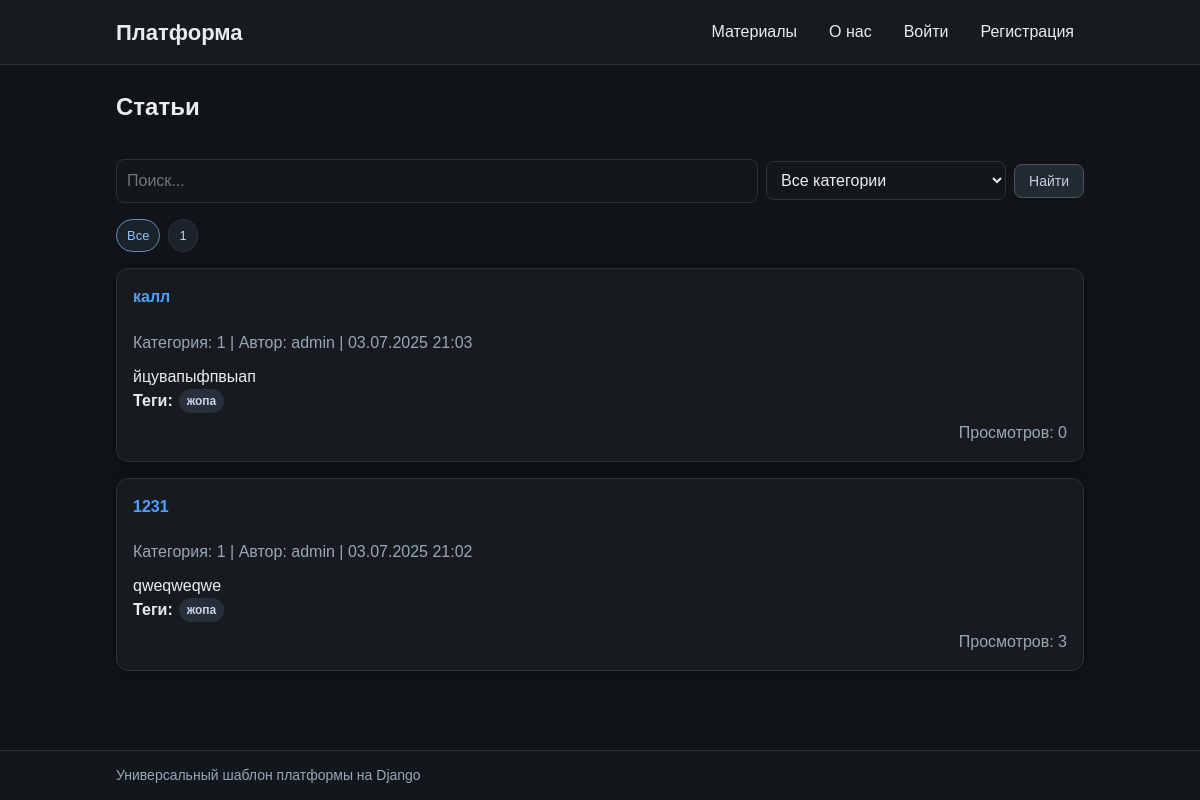
The page /blog/ on the database as committed earlier.
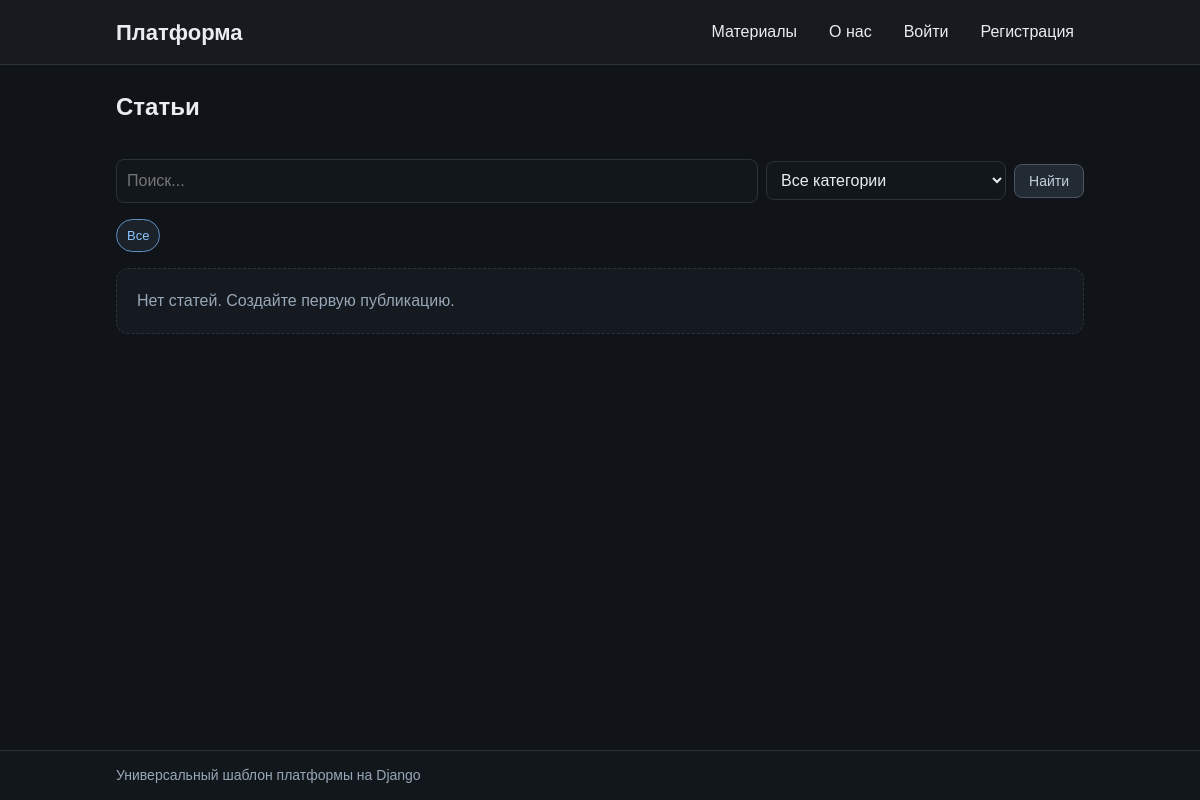
The same page on the database as committed later.
### blog/models.py (models this page shows, shortened)
class Category(models.Model):
    name = models.CharField(max_length=100, unique=True)
    def __str__(self):
        return self.name

class Article(models.Model):
    title = models.CharField(max_length=200)
    text = models.TextField()
    image = models.ImageField(upload_to='articles/', blank=True, null=True)
    pub_date = models.DateTimeField(auto_now_add=True)
    author = models.ForeignKey(User, on_delete=models.CASCADE)
    category = models.ForeignKey(Category, on_delete=models.SET_NULL, null=True, blank=True)
    tags = models.ManyToManyField(Tag, blank=True)
    views = models.PositiveIntegerField(default=0)
    published = models.BooleanField(default=False)

class Tag(models.Model):
    name = models.CharField(max_length=50, unique=True)

### blog/views.py (the view)
# urls.py: path('', views.article_list, name='article_list'),
def article_list(request):
    category_id = request.GET.get('category', '')
    categories = Category.objects.order_by('name')
    articles = Article.objects.filter(published=True)
    if category_id:
        articles = articles.filter(category_id=category_id)
    articles = articles.order_by('-pub_date')
    return render(request, 'blog/article_list.html', {
        'articles': articles,
        'categories': categories,
        'selected_category': category_id,
    })

### accounts/context_processors.py (called while the page is built)
def navigation_context(request):
    is_admin_nav = False
    if request.user.is_authenticated:
        is_admin_nav = request.user.is_superuser or Profile.objects.filter(
            user=request.user,
            role='admin',
        ).exists()
    return {'is_admin_nav': is_admin_nav}

### templates/blog/article_list.html (shortened to what this page needs)
{% extends 'base.html' %}
{% block content %}
<div class="page-header">
    <h2>Статьи</h2>
</div>
<form method="get" action="{% url 'blog:article_search' %}" class="search-form">
    <div class="input-group">
        <input type="text" name="q" class="form-control" placeholder="Поиск...">
        <select name="category" class="form-control category-select">
            <option value="">Все категории</option>
        </select>
        <button class="btn btn-outline-secondary" type="submit">Найти</button>
    </div>
</form>
<div class="category-pills mb-3">
    <a href="{% url 'blog:article_list' %}" class="category-pill {% if not selected_category %}category-pill-active{% endif %}">Все</a>
    {% for category in categories %}
        <a href="{% url 'blog:article_list' %}?category={{ category.id }}" class="category-pill {% if selected_category == category.id|stringformat:'s' %}category-pill-active{% endif %}">{{ category.name }}</a>
    {% endfor %}
</div>
{% for article in articles %}
    <div class="card card-hover mb-3">
        <div class="card-body">
            <h4><a href="{% url 'blog:article_detail' article.pk %}">{{ article.title }}</a></h4>
            <p class="text-muted article-meta">Категория: {{ article.category }} | Автор: {{ article.author.username }} | {{ article.pub_date|date:'d.m.Y H:i' }}</p>
            <p class="article-text">
                {% if article.text|length > 300 %}
                    {{ article.text|truncatechars:300 }} <a href="{% url 'blog:article_detail' article.pk %}">Читать далее</a>
                {% else %}
                    {{ article.text }}
                {% endif %}
            </p>
            <div class="chip-row">
                <b>Теги:</b>
                {% for tag in article.tags.all %}
                    <span class="badge bg-secondary">{{ tag.name }}</span>
                {% empty %} <span class="text-muted">нет</span>
                {% endfor %}
            </div>
            <div class="mt-2 text-end">
                <span class="text-muted">Просмотров: {{ article.views }}</span>
            </div>
        </div>
    </div>
{% empty %}
    <div class="empty-state">Нет статей. Создайте первую публикацию.</div>
{% endfor %}
{% endblock %}

### templates/base.html (shortened to what this page needs)
<!DOCTYPE html>
<html lang="ru">
  <head>
    {% load static %}
    <link rel="stylesheet" href="{% static 'css/app.css' %}" />
  </head>
  <body>
    <nav class="navbar mb-4">
      <div class="container">
        <a class="navbar-brand" href="/">Платформа</a>
        <div class="navbar-links">
          <ul class="navbar-nav">
            <li class="nav-item">
              <a class="nav-link" href="{% url 'blog:article_list' %}">Материалы</a>
            </li>
            <li class="nav-item">
              <a class="nav-link" href="{% url 'core:about' %}">О нас</a>
            </li>
            {% if user.is_authenticated %}
            <li class="nav-item">
              <a class="nav-link" href="{% url 'accounts:profile' %}"
                >Профиль</a
              >
            </li>
            <li class="nav-item">
              <form method="post" action="{% url 'accounts:logout' %}" class="inline-form">
                {% csrf_token %}
                <button type="submit" class="nav-link nav-link-button">Выйти</button>
              </form>
            </li>
            {% else %}
            <li class="nav-item">
              <a class="nav-link" href="{% url 'accounts:login' %}">Войти</a>
            </li>
            <li class="nav-item">
              <a class="nav-link" href="{% url 'accounts:register' %}"
                >Регистрация</a
              >
            </li>
            {% endif %}
          </ul>
        </div>
      </div>
    </nav>
    <main class="content-wrap">
      <div class="container">
         {% block content %}{% endblock %}
      </div>
    </main>
    <footer class="site-footer">
      <div class="container">Универсальный шаблон платформы на Django</div>
    </footer>
  </body>
</html>

### static/css/app.css (style rules this page uses)
:root { --bg: #101418; --surface: #171b20; --text: #e9edf2; --muted: #98a7b7; --border: #2a323c; --primary: #4ea1ff; --secondary: #4b5563; --success: #2fbf71; --danger: #d45b5b; --warning: #e4b14f; }
* { box-sizing: border-box; }
body { margin: 0; font-family: Arial, sans-serif; color: var(--text); background: var(--bg); line-height: 1.5; min-height: 100vh; display: flex; flex-direction: column; }
main { flex: 1; padding-bottom: 20px; }
a { color: var(--primary); text-decoration: none; }
.container { width: min(100%, 1000px); margin: 0 auto; padding: 0 16px; }
.navbar { background: var(--surface); border-bottom: 1px solid var(--border); }
.navbar .container { display: flex; align-items: center; justify-content: space-between; min-height: 64px; }
.navbar-brand { font-size: 22px; font-weight: 700; color: var(--text); }
.navbar-links { display: flex; }
.navbar-nav { list-style: none; margin: 0; padding: 0; display: flex; gap: 12px; align-items: center; }
.nav-link { display: inline-block; padding: 8px 10px; color: var(--text); border-radius: 8px; }
.content-wrap { background: transparent; }
.page-header { display: flex; justify-content: space-between; align-items: center; gap: 12px; margin-bottom: 14px; }
h2, h4, h5 { margin-top: 0; }
.mb-3 { margin-bottom: 16px; }
.mb-4 { margin-bottom: 24px; }
.btn { border: 1px solid transparent; border-radius: 8px; padding: 8px 14px; font-size: 14px; cursor: pointer; display: inline-block; text-decoration: none; color: #fff; background: var(--secondary); }
.btn-outline-secondary { background: #222a33; color: #c3d0dc; border-color: var(--secondary); }
.input-group { display: flex; gap: 8px; align-items: center; }
.search-form { margin-bottom: 16px; }
.form-control, input[type="text"], input[type="email"], input[type="password"], input[type="file"], textarea, select { width: 100%; max-width: 100%; padding: 9px 10px; border: 1px solid var(--border); border-radius: 8px; background: #12171c; color: var(--text); font: inherit; }
.empty-state { padding: 20px; border: 1px dashed var(--border); border-radius: 12px; background: #151a20; color: var(--muted); }
.site-footer { margin-top: 24px; border-top: 1px solid var(--border); color: var(--muted); font-size: 14px; background: #12171c; }
.site-footer .container { padding-top: 14px; padding-bottom: 14px; }
.category-select { max-width: 240px; }
.category-pills { display: flex; gap: 8px; flex-wrap: wrap; }
.category-pill { background: #1c222a; border: 1px solid var(--border); border-radius: 999px; color: #bdd0e2; font-size: 13px; padding: 6px 10px; }
.category-pill-active { border-color: #5f8fc1; color: #8cc4ff; }

Rows that differ between the two databases and show on the page:
removed Category: name "1"
removed Article: title "калл", category "1", author.username "admin", pub_date "03.07.2025 21:03", text "йцувапыфпвыап", views "0"
removed Tag: name "жопа"
removed Article: title "1231", category "1", author.username "admin", pub_date "03.07.2025 21:02", text "qweqweqwe", views "3"
Other text that changed with them:
text now shown: "Нет статей. Создайте первую публикацию."
